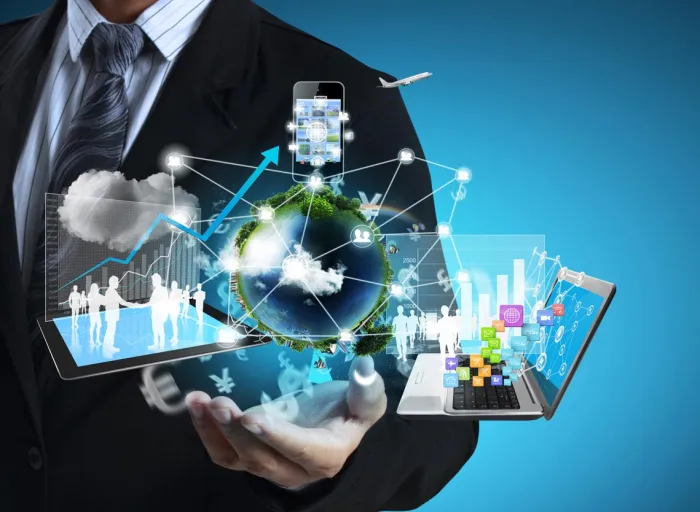
#> input picture S04/imagen.jpg, 700 x 512 px, found by its file name
$ python transformacionGeo_01.py
#> lines starting #> are read from the running program, lines starting #| are printed output that depends on the picture
import cv2
import numpy as np

ruta = r"D:\Programacion\Python\PercepcionComputacional\S04\imagen.jpg"

imagen = cv2.imread(ruta)
#> imagen is the input picture: shape (512, 700, 3); mean B, G, R 130.5, 111.5, 65.9

# Verificar que se cargó correctamente
if imagen is None:
    raise FileNotFoundError(
        f"No se pudo cargar la imagen: {ruta}"
    )

alto, ancho = imagen.shape[:2]
#> alto = 512; ancho = 700

# TRASLACIÓN
M = np.float32([
    [1, 0, 100],
    [0, 1, 50]
])

trasladada = cv2.warpAffine(
    imagen, M, (ancho, alto)
)
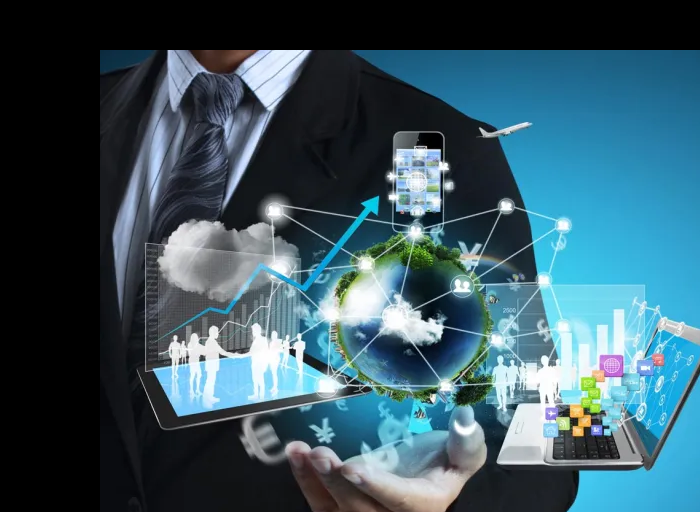
#> trasladada: shape (512, 700, 3); mean B, G, R 99.5, 87.3, 57.5

# ROTACIÓN
centro = (ancho // 2, alto // 2)
#> centro = (350, 256)

M_rotacion = cv2.getRotationMatrix2D(
    centro, 45, 1.0
)

rotada = cv2.warpAffine(
    imagen,
    M_rotacion,
    (ancho, alto)
)
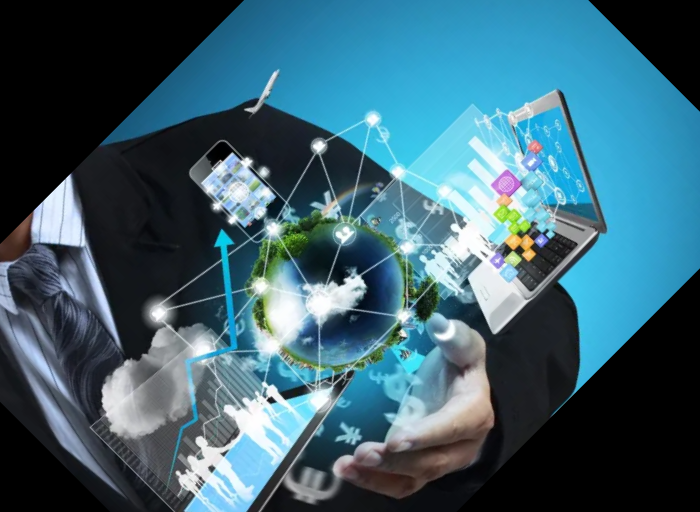
#> rotada: shape (512, 700, 3); mean B, G, R 112.6, 97.9, 60.5

# ESCALADO
escalada = cv2.resize(
    imagen,
    None,
    fx=0.5,
    fy=0.5
)
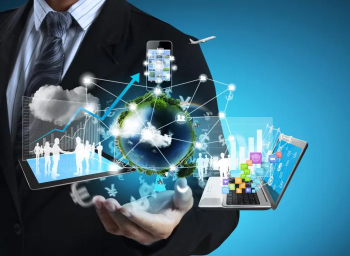
#> escalada: shape (256, 350, 3); mean B, G, R 130.6, 111.5, 66

# VOLTEO HORIZONTAL
volteada = cv2.flip(imagen, 1)
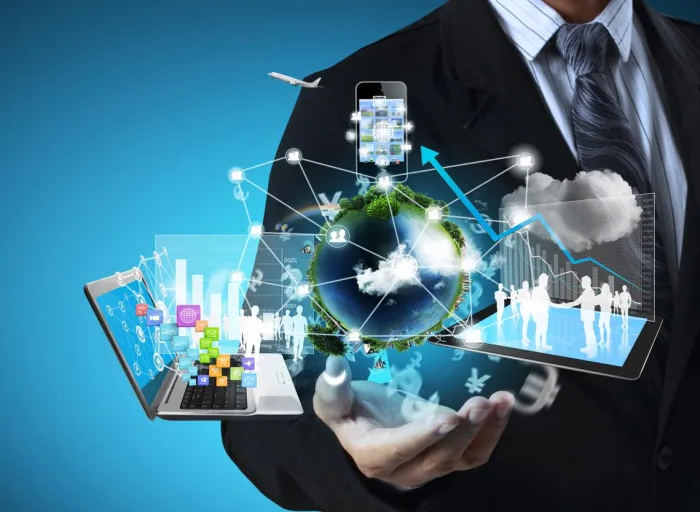
#> volteada: shape (512, 700, 3); mean B, G, R 130.5, 111.5, 65.9

# Mostrar resultados
cv2.imshow("Original", imagen)
cv2.imshow("Traslacion", trasladada)
cv2.imshow("Rotacion", rotada)
cv2.imshow("Escalado", escalada)
cv2.imshow("Volteo", volteada)

cv2.waitKey(0)
cv2.destroyAllWindows()
